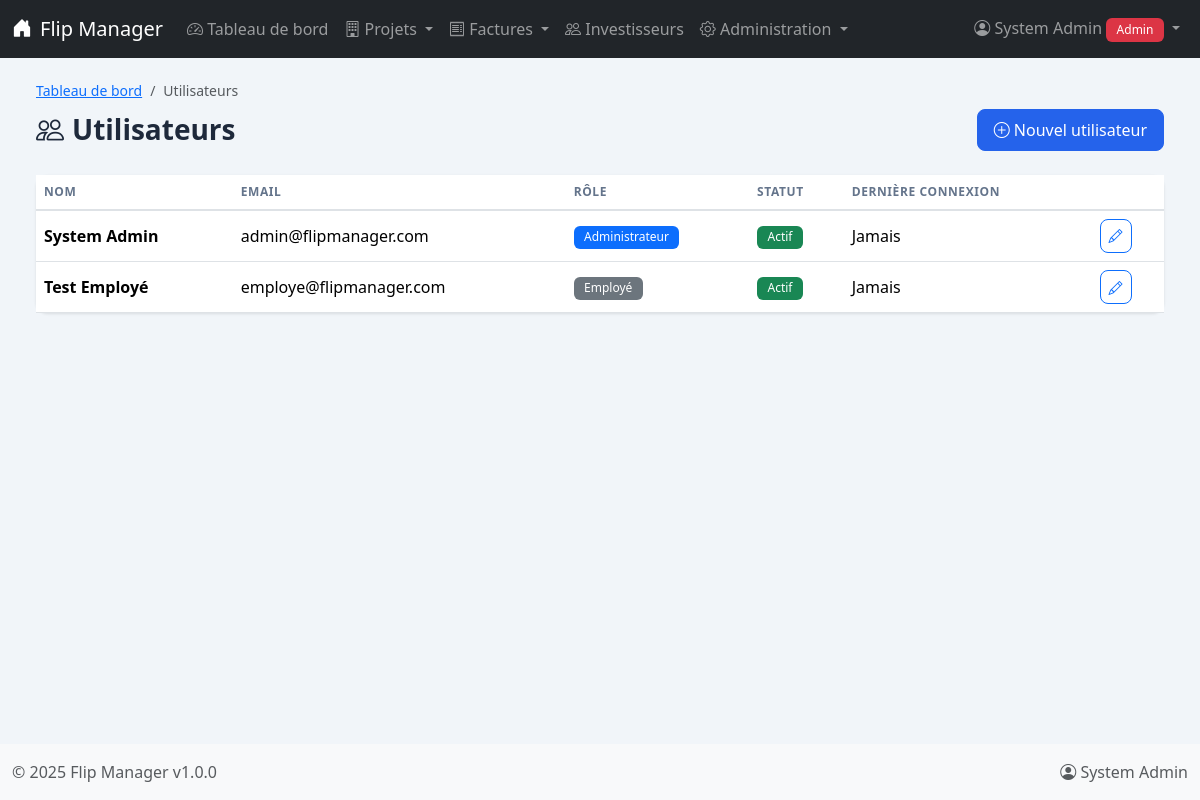
The app's page /admin/utilisateurs/liste.php (signed in) with its own data.
### tables this page shows
CREATE TABLE users (
    id INT AUTO_INCREMENT PRIMARY KEY,
    nom VARCHAR(100) NOT NULL,
    prenom VARCHAR(100) NOT NULL,
    email VARCHAR(255) UNIQUE NOT NULL,
    password VARCHAR(255) NOT NULL,
    role ENUM('employe', 'admin') DEFAULT 'employe',
    actif TINYINT(1) DEFAULT 1,
    date_creation DATETIME DEFAULT CURRENT_TIMESTAMP,
    derniere_connexion DATETIME NULL
);

### includes/functions.php (called while the page is built, shortened)
<?php
function e($string) {
    return htmlspecialchars($string ?? '', ENT_QUOTES, 'UTF-8');
}

### admin/utilisateurs/liste.php (the view, shortened to what this page needs)
<?php
require_once '../../config.php';
require_once '../../includes/functions.php';
$stmt = $pdo->query("SELECT * FROM users ORDER BY role DESC, nom, prenom");
$utilisateurs = $stmt->fetchAll();
include '../../includes/header.php';
?>
<div class="container-fluid">
    <div class="page-header">
        <nav aria-label="breadcrumb">
            <ol class="breadcrumb">
                <li class="breadcrumb-item"><a href="/admin/index.php">Tableau de bord</a></li>
                <li class="breadcrumb-item active">Utilisateurs</li>
            </ol>
        </nav>
        <div class="d-flex justify-content-between align-items-center">
            <h1><i class="bi bi-people me-2"></i>Utilisateurs</h1>
            <button type="button" class="btn btn-primary" data-bs-toggle="modal" data-bs-target="#modalCreer">
                <i class="bi bi-plus-circle me-1"></i>Nouvel utilisateur
            </button>
        </div>
    </div>
    <div class="card">
        <div class="card-body p-0">
            <div class="table-responsive">
                <table class="table table-hover mb-0">
                    <thead>
                        <tr>
                            <th>Nom</th>
                            <th>Email</th>
                            <th>Rôle</th>
                            <th>Statut</th>
                            <th>Dernière connexion</th>
                            <th></th>
                        </tr>
                    </thead>
                    <tbody>
                        <?php foreach ($utilisateurs as $user): ?>
                            <tr>
                                <td>
                                    <strong><?= e($user['prenom']) ?> <?= e($user['nom']) ?></strong>
                                </td>
                                <td><?= e($user['email']) ?></td>
                                <td>
                                    <span class="badge <?= $user['role'] === 'admin' ? 'bg-primary' : 'bg-secondary' ?>">
                                        <?= $user['role'] === 'admin' ? 'Administrateur' : 'Employé' ?>
                                    </span>
                                </td>
                                <td>
                                    <span class="badge <?= $user['actif'] ? 'bg-success' : 'bg-danger' ?>">
                                        <?= $user['actif'] ? 'Actif' : 'Inactif' ?>
                                    </span>
                                </td>
                                <td>
                                    <?= $user['derniere_connexion'] ? formatDateTime($user['derniere_connexion']) : 'Jamais' ?>
                                </td>
                                <td class="action-buttons">
                                    <button type="button"
                                            class="btn btn-outline-primary btn-sm"
                                            data-bs-toggle="modal"
                                            data-bs-target="#modalModifier<?= $user['id'] ?>">
                                        <i class="bi bi-pencil"></i>
                                    </button>
                                </td>
                            </tr>
                        <?php endforeach; ?>
                    </tbody>
                </table>
            </div>
        </div>
    </div>
</div>
<?php include '../../includes/footer.php'; ?>

### assets/css/style.css (style rules this page uses)
:root { --primary-color: #2563eb; --secondary-color: #64748b; --success-color: #22c55e; --danger-color: #ef4444; --warning-color: #f59e0b; --info-color: #06b6d4; --dark-color: #1e293b; --light-color: #f8fafc; --navbar-height: 56px; }
* { box-sizing: border-box; }
body { font-family: 'Segoe UI', Tahoma, Geneva, Verdana, sans-serif; background-color: #f1f5f9; min-height: 100vh; display: flex; flex-direction: column; }
.card { border: none; border-radius: 0.75rem; box-shadow: 0 1px 3px rgba(0, 0, 0, 0.1); transition: box-shadow 0.2s ease; }
.table { margin-bottom: 0; }
.table th { font-weight: 600; color: var(--secondary-color); text-transform: uppercase; font-size: 0.75rem; letter-spacing: 0.05em; border-bottom-width: 2px; }
.table td { vertical-align: middle; }
.btn { font-weight: 500; border-radius: 0.5rem; padding: 0.5rem 1rem; transition: all 0.15s ease; }
.btn-primary { background-color: var(--primary-color); border-color: var(--primary-color); }
.badge { font-weight: 500; padding: 0.35rem 0.65rem; border-radius: 0.375rem; }
.action-buttons .btn { padding: 0.35rem 0.5rem; font-size: 0.875rem; }
.page-header { margin-bottom: 1.5rem; }
.page-header h1 { font-size: 1.75rem; font-weight: 700; color: var(--dark-color); margin: 0; }
.page-header .breadcrumb { margin-bottom: 0.5rem; font-size: 0.875rem; }

### records on screen
users: prenom "System", nom "Admin", email "admin@flipmanager.com", role "Administrateur", actif "Actif", shows "Jamais"
users: prenom "Test", nom "Employé", email "employe@flipmanager.com", role "Employé", actif "Actif", shows "Jamais"

### other values on screen
APP_NAME "Flip Manager"
getCurrentUserName() "System Admin"
APP_VERSION "1.0.0"
